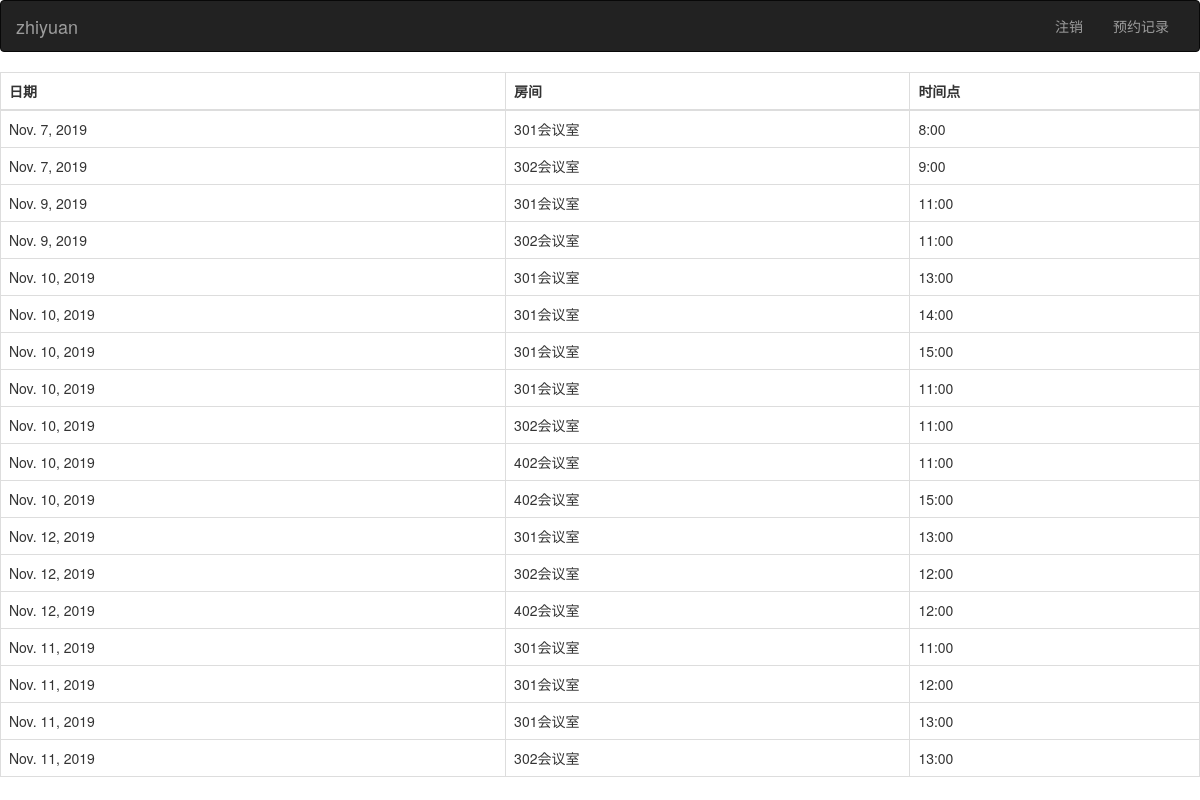
/mybook/ (signed in), run on the app's committed database.
### app01/models.py (models this page shows, shortened)
class UserInfo(AbstractUser):
    phone = models.CharField(max_length=32, default='13613726612')
    sex_choice = (
        (1, '男'),
        (2, '女')
    )
    sex = models.IntegerField(choices=sex_choice,default=1)
    email = models.EmailField(max_length=32)

class Book(models.Model):
    user = models.ForeignKey(to='UserInfo', on_delete=models.CASCADE)
    room = models.ForeignKey(to='Room', on_delete=models.CASCADE)
    date = models.DateField()
    time_choices = (
        (1, '8:00'),
        (2, '9:00'),
        (3, '10:00'),
        (4, '11:00'),
        (5, '12:00'),
        (6, '13:00'),
        (7, '14:00'),
        (8, '15:00'),
        (9, '16:00'),
        (10, '17:00'),
        (11, '18:00'),
        (12, '19:00'),
        (13, '20:00'),
    )
    time_id = models.IntegerField(choices=time_choices)
    class Meta:
        unique_together = (
            ('room','date','time_id'),
        )

class Room(models.Model):
    caption = models.CharField(max_length=32)
    num = models.IntegerField()  # 容纳人数
    def __str__(self):
        return self.caption

### app01/views.py (the view)
# urls.py: url(r'^mybook/', views.mybook),
def mybook(request):
    book_list = Book.objects.filter(user=request.user)
    return render(request, 'mybook.html', locals())

### templates/mybook.html (shortened to what this page needs)
<!DOCTYPE html>
<html lang="en">
<head>
       <link rel="stylesheet" href="/static/bootstrap/css/bootstrap.css">
</head>
<body>
{% include 'demo.html' %}
<table class="table table-bordered">
    <thead>
   <tr>
        <th>日期</th>
        <th>房间</th>
        <th>时间点</th>
    </tr>
    </thead>
    <tbody>
        {% for book in book_list %}
            <tr>
            <td>{{ book.date }}</td>
            <td>{{ book.room }}</td>
            <td>{{ book.get_time_id_display }}
            </tr>
        {% endfor %}
    </tbody>
</table>
</body>
</html>

### templates/demo.html
<nav class="navbar navbar-inverse">
     <div class="container-fluid">
    <div class="navbar-header">
      <a class="navbar-brand" href="#">{{ request.user }}</a>
    </div>
    <div class="collapse navbar-collapse" id="bs-example-navbar-collapse-1">
      <ul class="nav navbar-nav navbar-right">
        <li><a href="/logout/">注销</a></li>
        <li><a href="/mybook/">预约记录</a></li>
      </ul>
    </div>
  </div>
</nav>

### data on the page
UserInfo: user "zhiyuan"
Book: date "Nov. 7, 2019", room "301会议室", time_id "8:00"
Book: date "Nov. 7, 2019", room "302会议室", time_id "9:00"
Book: date "Nov. 9, 2019", room "301会议室", time_id "11:00"
Book: date "Nov. 9, 2019", room "302会议室", time_id "11:00"
Book: date "Nov. 10, 2019", room "301会议室", time_id "13:00"
Book: date "Nov. 10, 2019", room "301会议室", time_id "14:00"
Book: date "Nov. 10, 2019", room "301会议室", time_id "15:00"
Book: date "Nov. 10, 2019", room "301会议室", time_id "11:00"
Book: date "Nov. 10, 2019", room "302会议室", time_id "11:00"
Book: date "Nov. 10, 2019", room "402会议室", time_id "11:00"
Book: date "Nov. 10, 2019", room "402会议室", time_id "15:00"
Book: date "Nov. 12, 2019", room "301会议室", time_id "13:00"
Book: date "Nov. 12, 2019", room "302会议室", time_id "12:00"
Book: date "Nov. 12, 2019", room "402会议室", time_id "12:00"
Book: date "Nov. 11, 2019", room "301会议室", time_id "11:00"
Book: date "Nov. 11, 2019", room "301会议室", time_id "12:00"
Book: date "Nov. 11, 2019", room "301会议室", time_id "13:00"
Book: date "Nov. 11, 2019", room "302会议室", time_id "13:00"
